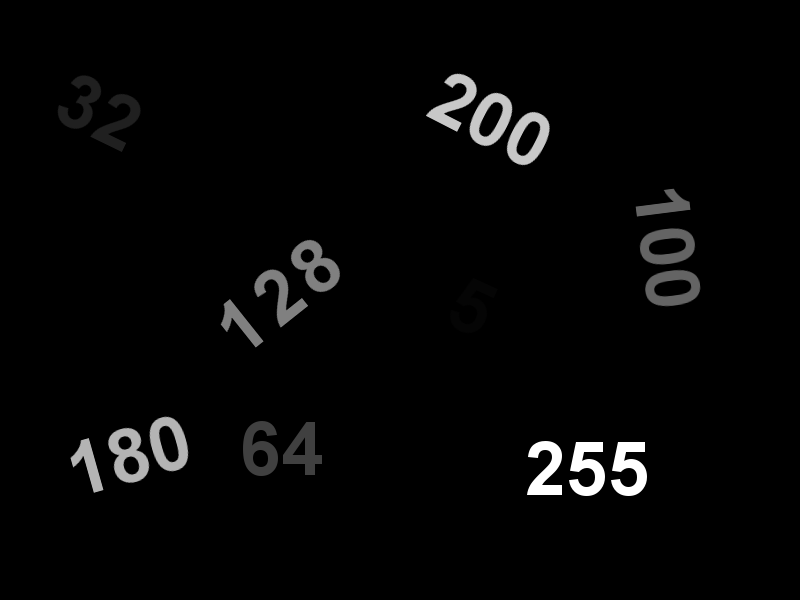
#> input picture thresholdPic.png, 800 x 600 px
$ python 'Image Thresholding.py'
#> lines starting #> are read from the running program, lines starting #| are printed output that depends on the picture; after the words box and inside, x2 and y2 are one past the last pixel; in counts of white or black regions, pixels touching at a corner belong together
###### Image Thresholding ######

# Thresholding has numerous applications in computer vision and is often performed in the intial
# stages in many processing pipelines.

# First going to work on global thresholding, which is when the thresholding rule is applied equally
# to every pixel in the image, and the threshold value is fixed. Hence the 'global' thresholding.
# The simplest form of global threshold is called Binary Thresholding which takes in a source image,
# threshold value and the maximum value. At each pixel location (x, y). If the pixel is greater than
# the threshold then it will set the value of the destination image pixel (outputted image) to the
# maximum value that was given. Otherwise, it is set to 0.

# Importing in the modules
import cv2

# Read in our image, transform into a grey scale image (so white, variations of grey and black colors)
originalImage = cv2.imread('thresholdPic.png', cv2.IMREAD_GRAYSCALE)
#> originalImage is the input picture: shape (600, 800); min 0, max 255, mean 6.1

# Setting our threshold and maximum value
thresh = 0
thresh2 = 127
maxValue = 255
maxValue2 = 128
maxValueBinary = 0

# Creating a basic threshold example of 0. th is the threshold value, dst is the outputted image.
th, binary0 = cv2.threshold(originalImage, thresh, maxValue, cv2.THRESH_BINARY)
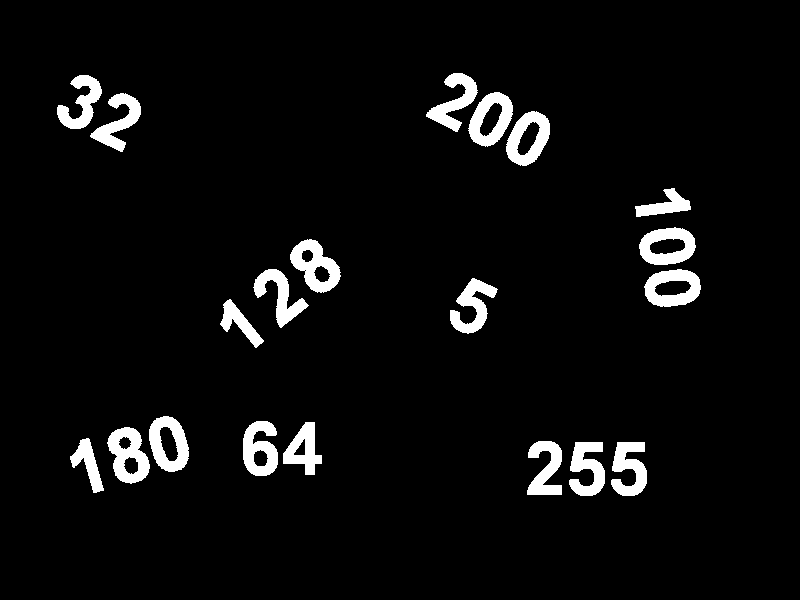
#> binary0: shape (600, 800); 4.9% white; 20 white regions, largest, box (x1, y1, x2, y2) and area: (107, 427, 150, 484) 1414, (290, 239, 341, 293) 1413, (506, 111, 550, 166) 1319
#> th = 0

# Displaying the threshold image to compare to the original, want to show effect of this threshold
cv2.imshow('Original', originalImage)
cv2.imshow('Binary Threshold', binary0)
cv2.waitKey(0)
cv2.destroyAllWindows()

# Creating a basic threshold example of 127.
th, binary127 = cv2.threshold(
    originalImage, thresh2, maxValue, cv2.THRESH_BINARY)
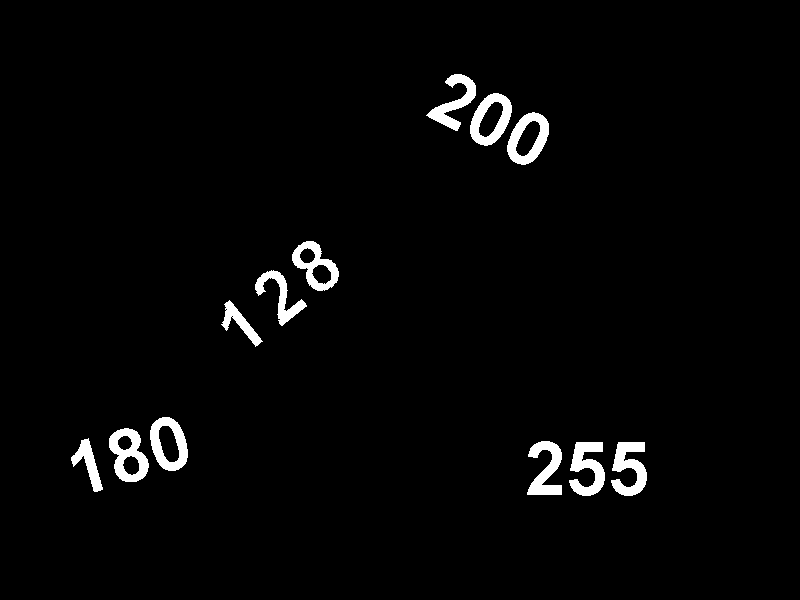
#> binary127: shape (600, 800); 2.4% white; 12 white regions, largest, box (x1, y1, x2, y2) and area: (109, 428, 149, 482) 1152, (569, 442, 605, 496) 1125, (611, 442, 647, 496) 1125
#> th = 127

# Displaying the threshold image to compare to the original, want to show effect of this threshold
cv2.imshow('Original', originalImage)
cv2.imshow('Binary Threshold', binary127)
cv2.waitKey(0)
cv2.destroyAllWindows()

# Creating a basic threshold example but changing maxValue
th, binaryMaxDiff = cv2.threshold(
    originalImage, thresh, maxValue2, cv2.THRESH_BINARY)
#> th = 0

# Displaying the threshold image to compare to the original, want to show effect of this threshold
cv2.imshow('Original', originalImage)
cv2.imshow('Binary Threshold', binaryMaxDiff)
cv2.waitKey(0)
cv2.destroyAllWindows()


# Creating a Inverse-Binary Thresholded image. If the corresponding source pixel is greater than the
# threshold, then the destination pixel is set to 0. If the source pixel is less than the threshold,
# then the destination pixel is set to the maxValue.
thresh = 199
maxValue = 255
th, inverseBinary127 = cv2.threshold(
    originalImage, thresh, maxValue, cv2.THRESH_BINARY_INV)
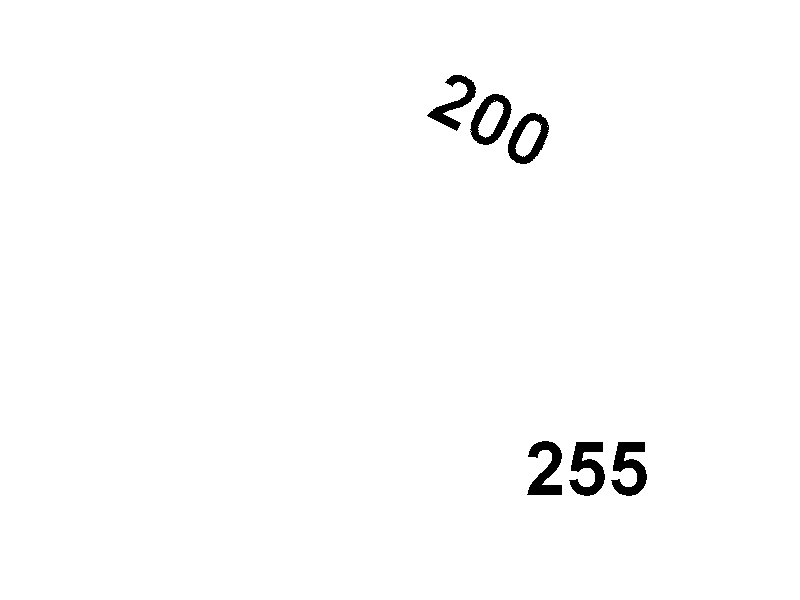
#> inverseBinary127: shape (600, 800); 98.8% white; 6 black regions, box (x1, y1, x2, y2) and area: (569, 442, 605, 496) 1068, (611, 442, 647, 496) 1068, (527, 441, 562, 495) 993, (470, 94, 512, 145) 926, (508, 113, 549, 164) 925, (427, 75, 476, 131) 852
#> th = 199

# Displaying the threshold image to compare to the original, want to show effect of this threshold.
# In this case, if the pixel is greater than the threshold then the pixel is turned black but if it
# is less then it will turn the pixel white. Since the background is all black (0) which is less than
# the threshold (199) then the background turns white.
cv2.imshow('Original', originalImage)
cv2.imshow('Inverse Binary Threshold', inverseBinary127)
cv2.waitKey(0)
cv2.destroyAllWindows()

# Creating a Truncate Thresholded image. The destination pixel is set to the threshold if the source
# pixel value is greater than the threshold. Otherwise, it is set to the pixel value. maxValue is
# ignored.
thresh = 127
th, truncatedImage = cv2.threshold(
    originalImage, thresh, maxValue, cv2.THRESH_TRUNC)
#> th = 127

# Displaying the threshold image to compare to the original image. In this case, all values above 127
# will be set to our threshold of 127. If the source pixel is less than the threshold, then those pixel
# values will remain unchanged.
cv2.imshow('Original', originalImage)
cv2.imshow('Truncate Threshold', truncatedImage)
cv2.waitKey(0)
cv2.destroyAllWindows()

# Creating a Threshold to zero image. If the source pixel value is greater than the threshold,
# the destination pixel value is set to the pixel value of the corresponding source. Otherwise, the
# destination pixel is set to 0. The maxValue is again ignored.
thresh = 127
th, thresholdZeroImage = cv2.threshold(
    originalImage, thresh, maxValue, cv2.THRESH_TOZERO)

# Displaying the threshold image to compare to the original image. In this case, if the source pixel
# is greater than 127, then we will keep the source pixel the same value when placed in the destination
# image. If the source pixel is not greater then we get rid of it by turning it black (0).
cv2.imshow('Original', originalImage)
cv2.imshow('Threshold to Zero', thresholdZeroImage)
cv2.waitKey(0)
cv2.destroyAllWindows()

# Creating an Inverted Threshold to Zero image. If the source pixel is greater than the threshold, then the
# destination pixel is set to zero (black). Otherwise, the destination pixel is set to the source pixel.
# maxValue is ignored again.
thresh = 127
th, thresholdZeroImageInverse = cv2.threshold(
    originalImage, thresh, maxValue, cv2.THRESH_TOZERO_INV)
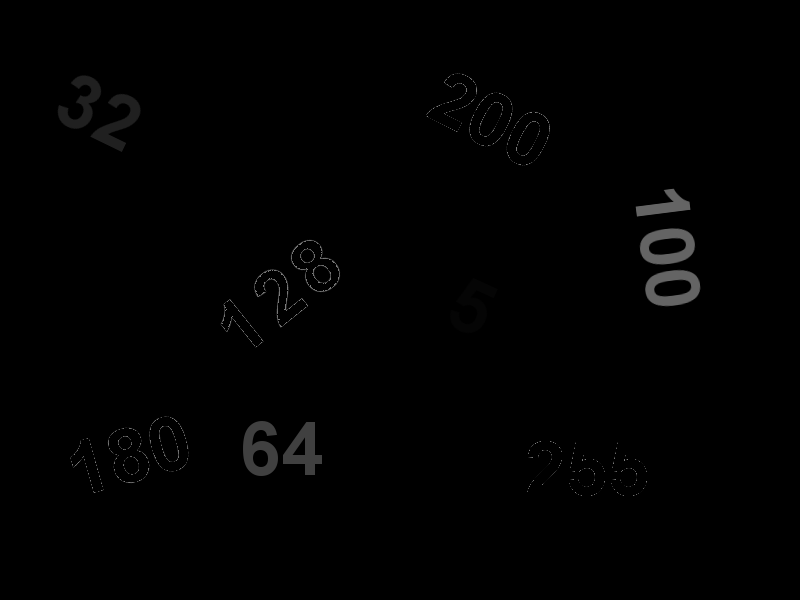
#> thresholdZeroImageInverse: shape (600, 800); min 0, max 127, mean 1.3

# Displaying the threshold image to compare to the original image. In this case, if the source pixel
# is greater than 127, then we get rid of it by turning it black (0). If the source pixel is not greater than
# the threshold, we will keep the source pixel value and set it to the destination pixel value. Values at the
# threshold's boundaries will create artifacts (aka the outlines in this case).
cv2.imshow('Original', originalImage)
cv2.imshow('Threshold to Zero', thresholdZeroImageInverse)
cv2.waitKey(0)
cv2.destroyAllWindows()
